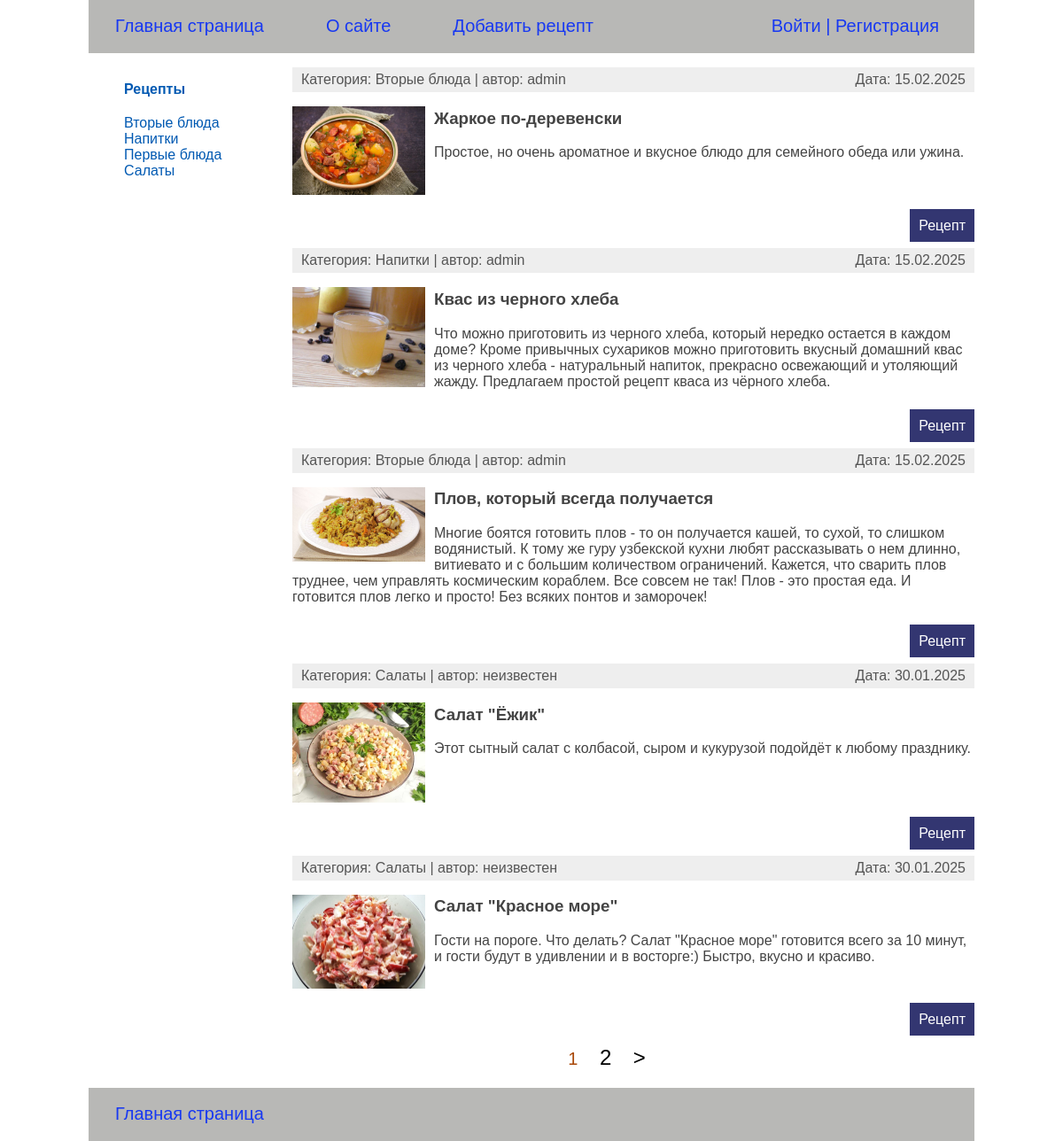
The page / on the database its author committed.
### recipeapp/models.py (models this page shows, shortened)
class Category(models.Model):
    category_name = models.CharField(max_length=100, db_index=True, verbose_name='Категория')
    category_slug = models.SlugField(max_length=100, unique=True, db_index=True, verbose_name='Slug')
    class Meta:
        verbose_name = 'Категория'
        verbose_name_plural = 'Категории'
    def get_absolut_url(self):
        return reverse('category', kwargs={'category_slug': self.category_slug})

class RecipeBase(models.Model):
    recipe_title = models.CharField(max_length=255, verbose_name='Название рецепта')
    photos = models.ImageField(upload_to='photos/%Y/%m/%d',
                               default=None,
                               blank=True,
                               null=True,
                               verbose_name='Изображение')
    short_description = models.TextField(blank=True, verbose_name='Короткое описание')
    cooking_description = models.TextField(blank=True, verbose_name='Пошаговый рецепт')
    time_create = models.DateTimeField(auto_now_add=True)
    time_update = models.DateTimeField(auto_now=True, verbose_name='Дата изменения')
    category = models.ForeignKey('Category', on_delete=models.PROTECT, related_name='cat_recipe', verbose_name='Категория')
    recipe_ingredients = models.ManyToManyField(
        Ingredients,
        through='Composition',
        related_name='ingredients_recipe',
        verbose_name="Ингредиенты"
    )
    author = models.ForeignKey(
        get_user_model(),
        on_delete=models.SET_NULL,
        related_name='recipes',
        null=True,
        default=None,
        verbose_name="Автор")
    class Meta:
        ordering = ['recipe_title']
    def get_absolute_url(self):
        return reverse('detail', kwargs={'detail_id': self.pk})

### users/models.py (models this page shows)
class User(AbstractUser):
    photo = models.ImageField(upload_to="users/%Y/%m/%d/", blank=True, null=True, verbose_name="Фотография")
    date_birth = models.DateTimeField(blank=True, null=True, verbose_name="Дата рождения")

### recipeapp/views.py (the view)
# urls.py: path('', RecipeIndexView.as_view(), name='home'),
class RecipeIndexView(DataMixin, ListView):
    template_name = 'recipeapp/recipe-index.html'
    context_object_name = 'recipe'
    title_page = 'Главная'
    category_selected = 0
    paginate_by = 5
    def get_queryset(self):
        return RecipeBase.objects.all()

### recipeapp/templatetags/recipe_tags.py (called while the page is built)
@register.inclusion_tag('recipeapp/list_categories.html')
def show_categories(category_selected_id=0):
    categories = Category.objects.annotate(total=Count('cat_recipe')).filter(total__gt=0)
    return {'categories': categories, 'category_selected': category_selected_id}

### users/context_processors.py (called while the page is built)
def get_recipe_context(request):
    return {'mainmenu': menu}

### recipeapp/templates/recipeapp/recipe-index.html (shortened to what this page needs)
{% extends 'base.html' %}
{% block content %}
  <ul>
    {% for attr in recipe %}
    <li class="li_main_page">
      <div class="article-panel">
      <p class="first">Категория: {{attr.category.category_name}} | автор:
      {{ attr.author.username|default:"неизвестен" }}</p>
      <p class="last">Дата: {{attr.time_update|date:"d.m.Y" }}</p>
      </div>
      {% if attr.photos %}
      <p><img class="img-article-left thumb" src="{{attr.photos.url}}"></p>
      {% endif %}
      <h3>{{ attr.recipe_title }}</h3>
      {% autoescape off %}
        {{ attr.short_description|linebreaks }}
      {% endautoescape %}
        <p class="link-read-detail"><a href="{{ attr.get_absolute_url }}">Рецепт</a></p>
    </li>
    {% endfor %}
  </ul>
{% endblock %}
{% block navigate %}
{% if  page_obj.has_other_pages %}
  <nav class="list-pages">
    <ul>
      {% for p in paginator.page_range %}
      {% if page_obj.number == p %}
        <li class="page-num page-num-selected">{{ p }}</li>
      {% elif p > page_obj.number|add:-3 and p <= page_obj.number|add:2 %}
        <li class="page-num">
          <a href="?page={{ p }}">{{ p }}</a>
        </li>
      {% endif %}
      {% endfor %}
      {% if page_obj.has_next %}
        <li class="page-num">
            <a href="?page={{ page_obj.next_page_number }}">&gt;</a>
        </li>
      {% endif %}
    </ul>
  </nav>
{% endif %}
{% endblock %}

### templates/base.html (shortened to what this page needs)
{% load static %}
{% load recipe_tags %}
<!DOCTYPE html>
<html lang="en">
<head>
  <link type="text/css" rel="stylesheet" href="{% static 'recipeapp/css/styles.css' %}">
</head>
<body>
  <header>
    <div class="fixed-container">
      <div class="header">
        <ul id="mainmenu" class="mainmenu">
          <li><a href="{% url 'home' %}">Главная страница</a></li>
            {% for m in mainmenu %}
              <li><a href="{% url m.url_name %}">{{ m.title }}</a></li>
             {% endfor %}
            {% if user.is_authenticated %}
              <li class="last"><a href="{% url 'users:profile' %}">{{ user.username }}</a> | <a href="{% url 'users:logout' %}">Выйти</a></li>
            {% else %}
              <li class="last"><a href="{% url 'users:login' %}">Войти</a> |
                <a href="{% url 'users:registration' %}">Регистрация</a></li>
            {% endif %}
        </ul>
      </div>
    </div>
  </header>
  <section>
    <div class="fixed-container">
      <div class="navigation">
        <ul>
          <li class="selected_recipe"><a href="{% url 'home' %}">Рецепты</a></li>
          {% show_categories category_selected %}
        </ul>
      </div>
      <div class="content">
        {% block content %}
        {% endblock %}
        {% block navigate %}
        {% endblock %}
      </div>
    </div>
  </section>
  <footer>
    <div class="fixed-container">
      <div class="header">
        <ul id="footermenu" class="mainmenu">
          <li><a href="{% url 'home' %}">Главная страница</a></li>
        </ul>
      </div>
    </div>
  </footer>
</body>
</html>

### recipeapp/templates/recipeapp/list_categories.html
{% for category in categories %}
    {% if category.id == category_selected %}
        <li class="selected">{{ category.category_name }}</li>
    {% else %}
        <li class="selected_cat"><a href="{{ category.get_absolut_url }}">{{ category.category_name }}</a></li>
    {% endif %}
{% endfor %}

### recipeapp/static/recipeapp/css/styles.css (style rules this page uses)
html, body { font-family: 'Arial'; margin: 0; padding: 0; height: 100%; width: 100%; color: #444; }
a { color: #0059b2; text-decoration: none; }
img { max-width: 600px; height: auto; }
.fixed-container { max-width: 1000px; height: 100%; margin-left: auto; margin-right: auto; }
.header { background: #b8b8b6; height: 60px; }
ul.mainmenu { list-style: none; margin: 0; padding: 0; height: 60px; color: #1738f2; font-size: 20px; overflow: hidden; }
ul.mainmenu li { float: left; margin: 18px 40px 0 30px; }
ul.mainmenu li.last { float: right; }
ul.mainmenu li a { color: #1738f2; text-decoration: none; }
.navigation { float: left; width: 170px; }
.navigation ul { list-style: none; }
.content { margin-left: 190px; }
.selected_recipe { font-weight: 700; padding-bottom: 20px; }
.selected_cat { color: #0227cc; }
.li_main_page { list-style: none; }
p.link-read-detail { text-align: right; }
p.link-read-detail a { padding: 10px; min-width: 100px; background: #333671; color: #fff; text-decoration: none; }
div.article-panel { background: #eee; padding: 5px 10px 5px 10px; box-sizing: border-box; overflow: hidden; color: #555; }
.first { margin: 0; float: left; }
.last { margin: 0; float: right; }
.img-article-left { max-width: 300px; height: auto; float: left; padding: 0 10px 10px 0; }
.thumb { max-width: 150px; height: auto; }
.list-pages { text-align: center; margin: 0 0 20px 0; }
.list-pages ul { margin: 20px 0 0 0; padding: 0; list-style: none; }
.list-pages ul li { display: inline-block; margin: 0 20px 0 0; }
.list-pages a { color: #000; font-size: 24px; text-decoration: none; }
.list-pages .page-num-selected { border: none; color: #a9490a; font-size: 20px; }

### rows shown on the page
Category: category_name "Вторые блюда"
Category: category_name "Напитки"
Category: category_name "Первые блюда"
Category: category_name "Салаты"
RecipeBase: category.category_name "Вторые блюда", author.username "admin", time_update "15.02.2025", photos (picture), recipe_title "Жаркое по-деревенски", short_description "Простое, но очень ароматное и вкусное блюдо для семейного обеда или ужина."
RecipeBase: category.category_name "Напитки", author.username "admin", time_update "15.02.2025", photos (picture), recipe_title "Квас из черного хлеба", short_description "Что можно приготовить из черного хлеба, который нередко остается в каждом доме? Кроме привычных сухариков можно приготовить вкусный домашний квас из черного хлеба - натуральный напиток, прекрасно освежающий и утоляющий жажду. Предлагаем простой рецепт кваса из чёрного хлеба."
RecipeBase: category.category_name "Вторые блюда", author.username "admin", time_update "15.02.2025", photos (picture), recipe_title "Плов, который всегда получается", short_description "Многие боятся готовить плов - то он получается кашей, то сухой, то слишком водянистый. К тому же гуру узбекской кухни любят рассказывать о нем длинно, витиевато и с большим количеством ограничений. Кажется, что сварить плов труднее, чем управлять космическим кораблем. Все совсем не так! Плов - это простая еда. И готовится плов легко и просто! Без всяких понтов и заморочек!"
RecipeBase: category.category_name "Салаты", author.username "неизвестен", time_update "30.01.2025", photos (picture), recipe_title "Салат \"Ёжик\"", short_description "Этот сытный салат с колбасой, сыром и кукурузой подойдёт к любому празднику."
RecipeBase: category.category_name "Салаты", author.username "неизвестен", time_update "30.01.2025", photos (picture), recipe_title "Салат \"Красное море\"", short_description "Гости на пороге. Что делать? Салат \"Красное море\" готовится всего за 10 минут, и гости будут в удивлении и в восторге:) Быстро, вкусно и красиво."

### other values the page prints
{{ m.title }} "О сайте" "Добавить рецепт"
{{ p }} "1"
{{ p }} "2"
